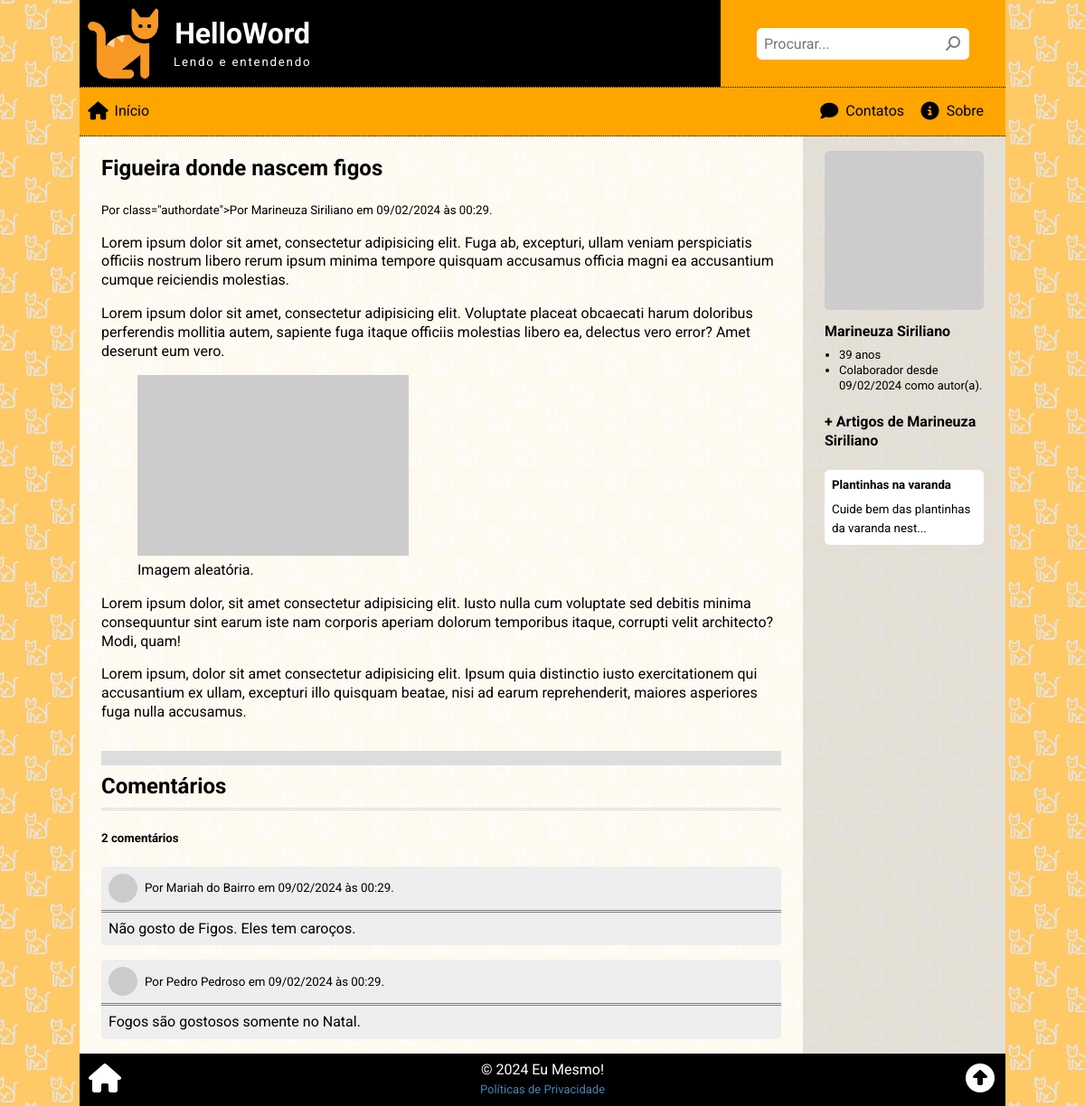
Page /view.php?id=1 on the committed database.
### tables this page shows
CREATE TABLE article (
    art_id INT PRIMARY KEY AUTO_INCREMENT,
    art_date TIMESTAMP DEFAULT CURRENT_TIMESTAMP,
    art_thumbnail VARCHAR(255),
    art_title VARCHAR(127),
    art_summary VARCHAR(255),
    art_author INT,
    art_content TEXT,
    art_views INT DEFAULT '0',
    art_status ENUM('on', 'off', 'del') DEFAULT 'on',
    FOREIGN KEY (art_author) REFERENCES employee(emp_id)
);

CREATE TABLE employee (
    emp_id INT PRIMARY KEY AUTO_INCREMENT,
    emp_date TIMESTAMP DEFAULT CURRENT_TIMESTAMP,
    emp_photo VARCHAR(255),
    emp_name VARCHAR(127) NOT NULL,
    emp_birth DATE,
    emp_email VARCHAR(255) NOT NULL,
    emp_password VARCHAR(63) NOT NULL,
    emp_type ENUM('admin', 'author', 'moderator') DEFAULT 'moderator',
    emp_status ENUM('on', 'off', 'del') DEFAULT 'on'
);

CREATE TABLE comment (
    cmt_id INT PRIMARY KEY AUTO_INCREMENT,
    cmt_date TIMESTAMP DEFAULT CURRENT_TIMESTAMP,
    cmt_article INT,
    cmt_social_id VARCHAR(255),
    cmt_social_name VARCHAR(255),
    cmt_social_photo VARCHAR(255),
    cmt_social_email VARCHAR(255),
    cmt_content TEXT,
    cmt_status ENUM('on', 'off', 'del') DEFAULT 'on',
    FOREIGN KEY (cmt_article) REFERENCES article(art_id)
);

### _global.php (called while the page is built, shortened)
<?php
$site = [
    "sitename" => "HelloWord",
    "title" => "HelloWord",
    "slogan" => "Lendo e entendendo",
    "logo" => "logo02.png",
    "mysql_hostname" => "localhost",
    "mysql_username" => "root",
    "mysql_password" => "",
    "mysql_database" => "helloword",
    "summary_length" => 40,
    "social_list" => [
        [
            "name" => "GitHub.com",
            "link" => "https://github.com/Luferat",
            "icon" => "fa-brands fa-square-github fa-fw",
            "color" => "#333"
        ], [
            "name" => "X / Twitter",
            "link" => "https://twitter.com/Luferat",
            "icon" => "fa-brands fa-square-x-twitter fa-fw",
            "color" => "#14171a"
        ], [
            "name" => "Youtube",
            "link" => "https://www.youtube.com/channel/UCkN6I-gfJlL5lUj9shkyxPQ",
            "icon" => "fa-brands fa-square-youtube fa-fw",
            "color" => "#ff0000"
        ], [
            "name" => "Facebook",
            "link" => "https://facebook.com/Luferat",
            "icon" => "fa-brands fa-square-facebook fa-fw",
            "color" => "#1877f2"
        ], [
            "name" => "Instagram",
            "link" => "https://instagram.com/Luferat",
            "icon" => "fa-brands fa-square-instagram fa-fw",
            "color" => "#405de6"
        ], [
            "name" => "LinkedIn",
            "link" => "https://www.linkedin.com/in/luferat/",
            "icon" => "fa-brands fa-linkedin fa-fw",
            "color" => "#0a66c2"
        ]
    ]
];

### view.php (the view, shortened to what this page needs)
<?php
require("_global.php");
$id = isset($_GET['id']) ? intval($_GET['id']) : 0;
$sql = <<<SQL
SELECT
 	-- Obtém os campos de article necessários
 	art_id, art_title, art_content,
    -- Obtém a data formatada para o pseudo-campo art_datebr
    -- Referência: https://www.w3schools.com/sql/func_mysql_date_format.asp
    DATE_FORMAT(art_date, "%d/%m/%Y às %H:%i") AS art_datebr,
    -- Obtém os campos de employee necessários
    emp_id, emp_photo, emp_name, emp_type,
    -- Obtém a data formatada de cadastro do emplyee para o pseudo-campo emp_datebr
    DATE_FORMAT(emp_date, "%d/%m/%Y") AS emp_datebr,
    -- Obtém a idade do employee em anos
    -- Referências: https://www.w3schools.com/sql/func_mysql_timediff.asp
    TIMESTAMPDIFF(YEAR, emp_birth, CURDATE()) AS emp_age
-- Tabela original
FROM `article`
-- Faz a junção das tabelas 'article' e 'employee'
INNER JOIN `employee` ON art_author = emp_id
-- Regras para obter os dados
WHERE art_id = '{$id}'
	-- A data deve ser menor ou igual a agora
    -- Não obtém artigos agendados para o futuro
	AND art_date <= NOW()
    -- O artigo deve estar online
    AND art_status = 'on';
SQL;
$res = $conn->query($sql);
$art = $res->fetch_assoc();
$article = <<<ART
<div class="article">
    <h2>{$art['art_title']}</h2>
    <small>Por class="authordate">Por {$art['emp_name']} em {$art['art_datebr']}.</small>
    <div>{$art['art_content']}</div>
</div>
ART;
$sql = <<<SQL
UPDATE article
    SET art_views = art_views + 1
WHERE art_id = '{$id}';
SQL;
$conn->query($sql);
switch ($art['emp_type']) {
    case 'author':
        $emp_type = 'autor(a)';
        break;
};
$aside_author = <<<HTML
<div class="aside-author">
    <img src="{$art['emp_photo']}" alt="{$art['emp_name']}">
    <h4>{$art['emp_name']} </h4>
    <ul>
        <li>{$art['emp_age']} anos</li>
        <li>Colaborador desde {$art['emp_datebr']} como {$emp_type}.</li>
    </ul>
</div>
HTML;
$NameAuthor = <<<HTML
<h4>{$art['emp_name']} </h4>
HTML;
$sql = <<<SQL
-- Seleciona
SELECT
	-- os campos necessários
	art_id, art_title, art_summary
-- da tabela 'article'
FROM `article`
-- quando
WHERE
	-- o id do author é este
	art_author = '{$art['emp_id']}'
    -- não pegar o artigo atual
    AND art_id != '{$art['art_id']}'
    -- data atual ou no passado
    AND art_date <= NOW()
    -- status online
    AND art_status = 'on'
-- ordenados de forma aleatória
-- Referências: https://w3schools.com/sql/func_mysql_rand.asp
ORDER BY RAND()
-- limitado ao máximo de 3 registros
LIMIT 3;
SQL;
$res = $conn->query($sql);
$aside_articles =  <<<HTML
<h4>+ Artigos de  <?php echo $NameAuthor </h4><div class="aside_article">
HTML;
while ($aart = $res->fetch_assoc()) :
    if (strlen($aart['art_summary']) > $site['summary_length'])
        $art_summary = mb_substr(
            $aart['art_summary'],
            0,
            $site['summary_length']
        ) . "...";
    $aside_articles .= <<<HTML
<div onclick="location.href = 'view.php?id={$aart['art_id']}'">
    <h5>{$aart['art_title']}</h5>
    <p><small title="{$aart['art_summary']}">{$art_summary}</small></p>
</div>
HTML;
endwhile;
$aside_articles .= '</div>';
require('_header.php');
?>
<article>
    <?php
    echo $article;
    require('widgets/comments.php');
    ?>
</article>
<aside>
    <?php
    echo $aside_author;
    echo $aside_articles;
    ?>
</aside>
<?php
require('_footer.php');
?>

### widgets/comments.php (shortened to what this page needs)
<?php
$sql = <<<SQL
SELECT
cmt_id, cmt_social_name, cmt_social_photo, cmt_content,
DATE_FORMAT(cmt_date, "%d/%m/%Y às %H:%i") AS cmt_datebr
FROM comment
WHERE
	cmt_article = '{$id}'
    AND cmt_status = 'on'
ORDER BY cmt_date DESC;
SQL;
$res = $conn->query($sql);
$cmt_total = $res->num_rows;
if ($cmt_total == 0) $view_total = '<h5>Nenhum comentário</h5>';
elseif ($cmt_total == 1) $view_total = '<h5>1 comentário</h5>';
else $view_total = "<h5>{$cmt_total} comentários</h5>";
if ($cmt_total > 0) :
    $comments_view = '';
    while ($cmt = $res->fetch_assoc()) :
        $cmt_content = htmlspecialchars(trim($cmt['cmt_content']));
        $comments_view .= <<<HTML
<div class="cmt_box">
    <div class="cmt_header">
        <img src="{$cmt['cmt_social_photo']}" alt="{$cmt['cmt_social_name']}">
        <small>Por {$cmt['cmt_social_name']} em {$cmt['cmt_datebr']}.</small>
    </div>
    <div class="cmt_body">{$cmt_content}</div>
</div>
HTML;
    endwhile;
else :
    $comments_view = '<p class="center">Seja o(a) primeiro(a) a comentar.</p>';
endif;
?>
<div class="comment_section">
    <h2 id="comment">Comentários</h2>
    <div id="commentBox"></div>
    <?php echo $view_total ?>
    <?php echo html_entity_decode($comments_view) ?>
</div>

### assets/css/global.css (style rules this page uses)
* { box-sizing: border-box; outline: none; }
html, body { position: relative; width: 100%; height: 100%; padding: 0; margin: 0; font-family: 'Roboto', Arial, Helvetica, sans-serif; font-size: 16px; line-height: 1.3; }
body { background-color: rgba(255, 166, 0, 0.6); background-image: url('../img/back01.png'); background-attachment: fixed; background-position: center; background-repeat: repeat; }
main article, main aside { padding: 0 1.5rem; }
main article { background-color: rgba(255, 255, 255, .9); flex-grow: 1; }
main aside { background-color: rgba(226, 226, 226, 0.9); min-height: 5rem; }
@media only screen and (min-width: 768px) { main aside { min-width: 14rem; max-width: 14rem; } }

### assets/css/view.css (style rules this page uses)
.aside-author { margin-top: 1rem; }
.aside-author img, .aside_article img { width: 100%; height: auto; }
.aside-author img { border-radius: .35rem; }
.aside-author h4 { margin: .5rem 0; }
.aside-author ul { font-size: small; margin: 0; padding: 0; padding-left: 1rem; }
.comment_section h2 { margin: 2rem 0 0 0; border-top: 1rem solid #ddd; padding: .5rem 0; }
#commentBox { border-bottom: 3px double #ddd; }
.cmt_box { background-color: #eee; margin-bottom: 1rem; border-radius: .3rem; }
.cmt_header { display: flex; align-items: center; padding: .5rem; border-bottom: 3px double grey; }
.cmt_header img { display: block; width: 2rem; border-radius: 50%; margin-right: .5rem; }
.cmt_body { padding: .5rem; }
.aside_article div { background-color: white; padding: .5rem; border-radius: .35rem; cursor: pointer; margin-bottom: 1rem; }
.aside_article h5 { margin: 0; }
.aside_article p { margin: .5rem 0 0 0; }

### rows in the picture
article: art_title "Figueira donde nascem figos", art_author.emp_name "Marineuza Siriliano", art_content "Lorem ipsum dolor sit amet, consectetur adipisicing elit. Fuga ab, excepturi, ullam veniam perspiciatis officiis nostrum libero rerum ipsum minima tempore quisquam accusamus officia magni ea accusantium cumque reiciendis molestias. Lorem ipsum dolor sit amet, consectetur adipisicing elit. Voluptate placeat obcaecati harum doloribus perferendis mollitia autem, sapiente fuga itaque officiis molestias libero ea, delectus vero error? Amet deserunt eum vero. Imagem aleatória. Lorem ipsum dolor, sit amet consectetur adipisicing elit. Iusto nulla cum voluptate sed debitis minima consequuntur sint earum iste nam corporis aperiam dolorum temporibus itaque, corrupti velit architecto? Modi, quam!…", art_author.emp_type "autor(a)"
comment: cmt_social_name "Mariah do Bairro", cmt_datebr "09/02/2024 às 00:29", cmt_content "Não gosto de Figos. Eles tem caroços."
comment: cmt_social_name "Pedro Pedroso", cmt_datebr "09/02/2024 às 00:29", cmt_content "Fogos são gostosos somente no Natal."
article: art_title "Plantinhas na varanda", art_summary "Cuide bem das plantinhas da varanda nest..."

### other values in the picture
$site["title"] "HelloWord"
$site["slogan"] "Lendo e entendendo"
$art['art_datebr'] "09/02/2024 às 00:29"
$cmt_total "2"
$art['emp_age'] "39"
$art['emp_datebr'] "09/02/2024"
